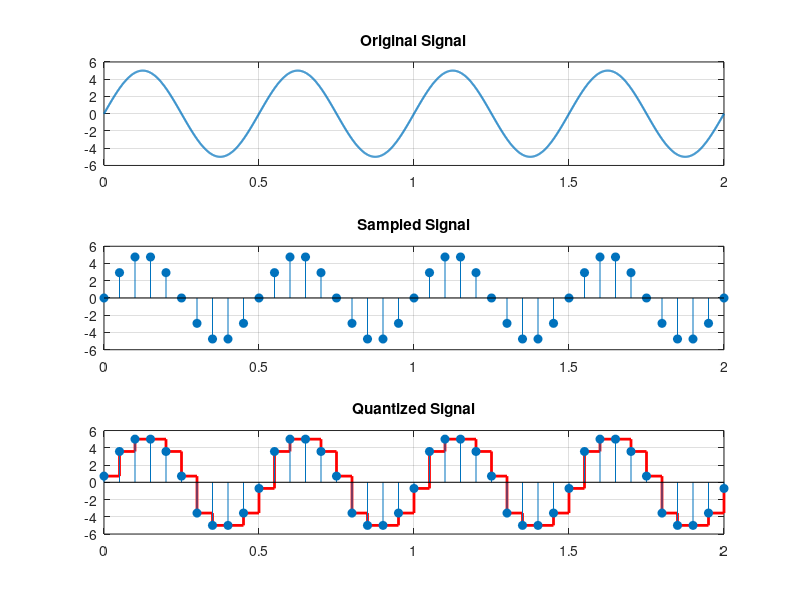

Here is the MATLAB script that generated this plot:
% Objective: To perform the conversion of an analog signal into a digital signal (sampling, quantization and encoding) using MATLAB.

% Continuous signal
A = 5; f = 2;
t = 0:0.001:2;
x = A*sin(2*pi*f*t);

% Sampling
Fs = 20;
ts = 0:1/Fs:2;
xs = A*sin(2*pi*f*ts);

% Quantization
L = 8; % 8 levels
xmin = -A; xmax = A;
delta = (xmax-xmin)/(L-1);
index = round((xs-xmin)/delta);
index(index<0) = 0;
index(index>L-1) = L-1;
xq = xmin + index*delta;

% Encoding
bits = ceil(log2(L));
disp('Sample  Quantized Value  Binary Code')
for i = 1:length(index)
    code = dec2bin(index(i), bits);
    fprintf('%2d\t %8.2f\t\t%s\n', i, xq(i), code);
end

% Plot
figure
subplot(3,1,1); plot(t,x,'LineWidth',1.5); title('Original Signal'); grid on
subplot(3,1,2); stem(ts,xs,'filled'); title('Sampled Signal'); grid on
subplot(3,1,3); stairs(ts,xq,'r','LineWidth',2); hold on
stem(ts,xq,'filled'); title('Quantized Signal'); grid on
